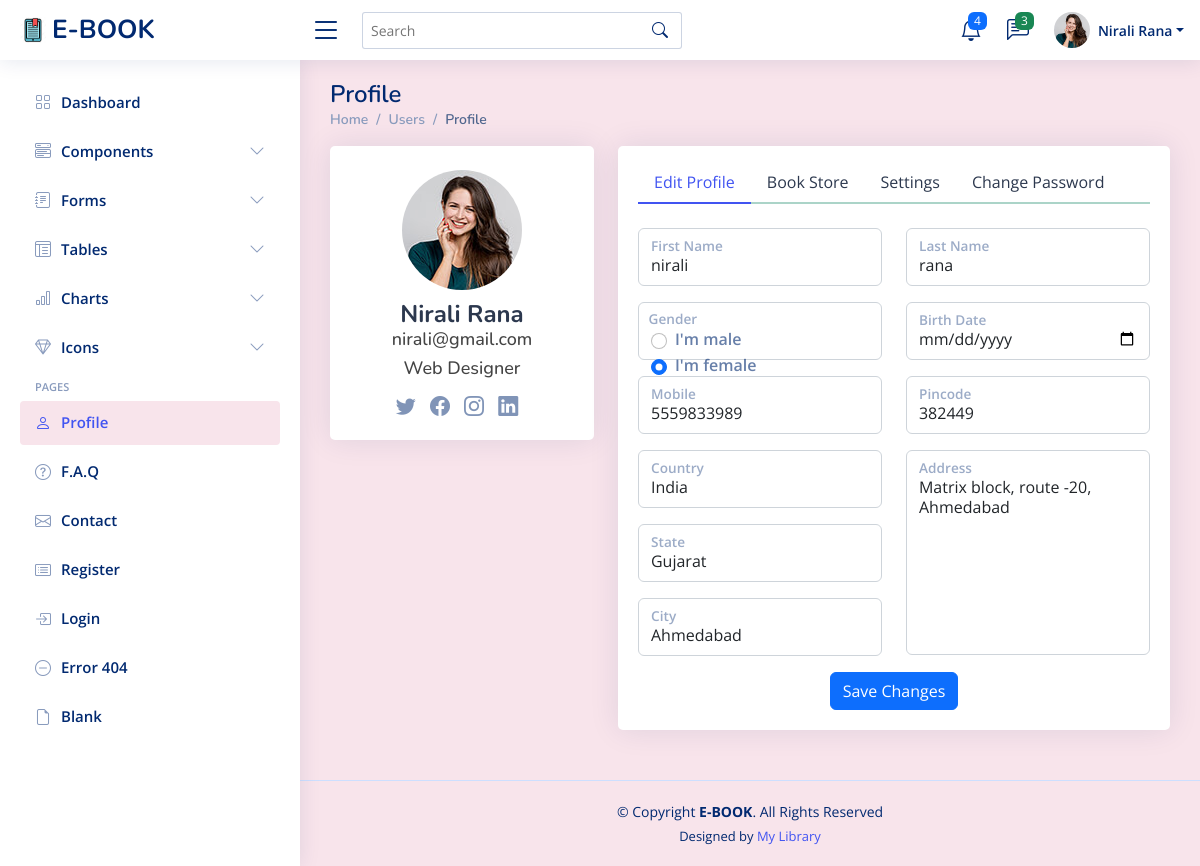
The page /profile_page/ (signed in) on the database its author committed.
### ebook_app/models.py (models this page shows, shortened)
class Profile(models.Model):
    Master = models.ForeignKey(Master, on_delete=models.CASCADE)
    ProfileImage = models.FileField(upload_to='profiles/', default='avatar.png')
    FullName = models.CharField(max_length=25, default='', blank=True)
    Gender = models.CharField(max_length=5, choices=gender_choices)
    BirthDate = models.DateField(auto_created=True, default='1991-01-01')
    Mobile = models.CharField(max_length=10, default='', blank=True)
    Country = models.CharField(max_length=25, default='', blank=True)
    State = models.CharField(max_length=25, default='', blank=True)
    City = models.CharField(max_length=25, default='', blank=True)
    Pincode = models.CharField(max_length=6, default='', blank=True)
    Address = models.TextField(max_length=150, default='', blank=True)
    class Meta:
        db_table = 'profile'

class Master(models.Model):
    UserRole = models.ForeignKey(UserRole, on_delete=models.CASCADE)
    Email = models.EmailField(unique=True)
    Password = models.CharField(max_length=12)
    IsActive = models.BooleanField(default=False)
    RegDate = models.DateTimeField(auto_now_add=True)
    class Meta:
        db_table = 'master'

### ebook_app/views.py (the view)
# urls.py: path('profile_page/', profile_page, name='profile_page'),
def profile_page(request):
    if 'email' in request.session:
        default_data['current_page'] = 'profile_page'
        profile_data(request) # load data
        return render(request, 'profile_page.html', default_data)
    return redirect(login_page)

### ebook_app/templates/profile_page.html (shortened to what this page needs)
{% extends 'base.html' %}
{% load static %}
{% block main_content %}
  <main id="main" class="main">
    <div class="pagetitle">
      <h1>Profile</h1>
      <nav>
        <ol class="breadcrumb">
          <li class="breadcrumb-item"><a href="index.html">Home</a></li>
          <li class="breadcrumb-item">Users</li>
          <li class="breadcrumb-item active">Profile</li>
        </ol>
      </nav>
    </div>
    <section class="section profile">
      <div class="row">
        <div class="col-xl-4">
          <div class="card">
            <div class="card-body profile-card pt-4 d-flex flex-column align-items-center">
              <form class="profile-image-form avatar-block"
                onchange="this.submit()"
                method="post"
                action="{% url 'upload_image' %}"
                uploaded="{% if profile_data.ProfileImage != '' %}true{% else %}false{% endif %}"
                enctype="multipart/form-data">
                <img src="{% if profile_data.ProfileImage != '' %}{{profile_data.ProfileImage.url}}{% else %}{% static 'assets/img/avatar.png' %}{% endif %}" alt="Profile" class="rounded-circle">
              </form>
              <h2 style="text-transform: capitalize;">{% if profile_data.FullName %}{{profile_data.FullName}}{% else %}Guest{% endif %}</h2>
              <h3>{{ profile_data.Master.Email }}</h3>
              <h3>Web Designer</h3>
              <div class="social-links mt-2">
                <a href="#" class="twitter"><i class="bi bi-twitter"></i></a>
                <a href="#" class="facebook"><i class="bi bi-facebook"></i></a>
                <a href="#" class="instagram"><i class="bi bi-instagram"></i></a>
                <a href="#" class="linkedin"><i class="bi bi-linkedin"></i></a>
              </div>
            </div>
          </div>
        </div>
        <div class="col-xl-8">
          <div class="card">
            <div class="card-body pt-3">
              <ul class="nav nav-tabs nav-tabs-bordered">
                <li class="nav-item">
                  <button class="nav-link active" data-bs-toggle="tab" data-bs-target="#profile-edit">Edit Profile</button>
                </li>
                <li class="nav-item">
                  <button class="nav-link" data-bs-toggle="tab" data-bs-target="#book-store">Book Store</button>
                </li>
                <li class="nav-item">
                  <button class="nav-link" data-bs-toggle="tab" data-bs-target="#profile-settings">Settings</button>
                </li>
                <li class="nav-item">
                  <button class="nav-link" data-bs-toggle="tab" data-bs-target="#profile-change-password">Change Password</button>
                </li>
              </ul>
              <div class="tab-content pt-2">
                <div class="tab-pane fade show active profile-edit pt-3" id="profile-edit">
                  <form method="post" class="needs-validation" action="{% url 'update_profile' %}" novalidate>
                    <div class="row mb-3">
                      <div class="col-6">
                        <div class="form-floating">
                          <input type="text" name="first_name" class="form-control" id="firstName" placeholder="FirstName" value="{{profile_data.FirstName}}" required>
                          <label for="firstName">First Name</label>
                        </div>
                      </div>
                      <div class="col-6">
                        <div class="form-floating">
                          <input type="text" name="last_name" class="form-control" id="lastName" placeholder="LastName" value="{{profile_data.LastName}}" required>
                          <label for="lastName">Last Name</label>
                        </div>
                      </div>
                    </div>
                    <div class="row mb-3">
                      <fieldset class="col-6 form-floating">
                        <label style="opacity: .65;
                        transform: scale(.85) translateY(-.6rem) translateX(.85rem);
                    ">Gender</label>
                        <div class="form-control">
                            {% for gc in gender_choices %}
                            <div class="form-check form-check-inline">
                              <input class="form-check-input" type="radio" name="gender" id="gridRadios{{gc.short_text}}" value="{{gc.short_text}}" {% if gc.short_text == profile_data.Gender %}checked{% endif %} required>
                              <label class="form-check-label" for="gridRadios{{gc.short_text}}">
                                I'm {{gc.text}}
                              </label>
                            </div>
                            {% endfor %}
                          </div>
                      </fieldset>
                      <div class="col-6">
                        <div class="form-floating">
                          <input type="date" class="form-control" id="birth_date" name="birth_date" placeholder="BirthDate" value="{{profile_data.BirthDate}}" required>
                          <label for="birth_date">Birth Date</label>
                        </div>
                      </div>
                    </div>
                    <div class="row mb-3">
                      <div class="col-6">
                        <div class="form-floating">
                          <input name="mobile" type="text" class="form-control" id="mobile" placeholder="Mobile" value="{{profile_data.Mobile}}" required>
                          <label for="mobile" class="col-md-4 col-lg-3 col-form-label">Mobile</label>
                        </div>
                      </div>
                      <div class="col-6">
                        <div class="form-floating">
                          <input name="pincode" type="text" class="form-control" id="Pincode" placeholder="Pincode" value="{{profile_data.Pincode}}" required>
                          <label for="Pincode" class="col col-form-label">Pincode</label>
                        </div>
                      </div>
                    </div>
                    <div class="row">
                      <div class="col-6">
                        <div class="form-floating mb-3">
                          <input name="country" type="text" class="form-control" id="Country" placeholder="Country" value="{{profile_data.Country}}" required>
                          <label for="Country" class="col col-form-label">Country</label>
                        </div>
                        <div class="form-floating mb-3">
                          <input name="state" type="text" class="form-control" id="State" placeholder="State" value="{{profile_data.State}}" required>
                          <label for="State" class="col-md-4 col-lg-3 col-form-label">State</label>
                        </div>
                        <div class="form-floating mb-3">
                          <input name="city" type="text" class="form-control" id="City" placeholder="Mobile" value="{{profile_data.City}}" required>
                          <label for="City" class="col-md-4 col-lg-3 col-form-label">City</label>
                        </div>
                      </div>
                      <div class="col-6">
                        <div class="form-floating mb-3">
                          <textarea class="form-control" name="address" style="resize: none; height: 205px;" id="floatingTextarea" placeholder="Address">{{profile_data.Address}}</textarea>
                          <label for="floatingTextarea">Address</label>
                        </div>
                      </div>
                    </div>
                    <div class="text-center">
                      <button type="submit" class="btn btn-primary">Save Changes</button>
                    </div>
                  </form>
                </div>
              </div>
            </div>
          </div>
        </div>
      </div>
    </section>
  </main>
{% endblock %}

### ebook_app/templates/base.html (shortened to what this page needs)
<!DOCTYPE html>
<html lang="en">
{% load static %}
<head>
  <link href="{% static 'assets/vendor/bootstrap/css/bootstrap.min.css' %}" rel="stylesheet">
  <link href="{% static 'assets/vendor/bootstrap-icons/bootstrap-icons.css' %}" rel="stylesheet">
  <link href="{% static 'assets/vendor/boxicons/css/boxicons.min.css' %}" rel="stylesheet">
  <link href="{% static 'assets/vendor/quill/quill.snow.css' %}" rel="stylesheet">
  <link href="{% static 'assets/vendor/quill/quill.bubble.css' %}" rel="stylesheet">
  <link href="{% static 'assets/vendor/remixicon/remixicon.css' %}" rel="stylesheet">
  <link href="{% static 'assets/vendor/simple-datatables/style.css' %}" rel="stylesheet">
  <link href="{% static 'assets/css/style.css' %}" rel="stylesheet">
</head>
<body>
    {% if current_page not in no_header_pages %}
  <header id="header" class="header fixed-top d-flex align-items-center">
    <div class="d-flex align-items-center justify-content-between">
      <a href="index.html" class="logo d-flex align-items-center">
        <img src="{% static 'assets/img/logo.png' %}" alt="">
        <span class="d-none d-lg-block">E-BOOK</span>
      </a>
      <i class="bi bi-list toggle-sidebar-btn"></i>
    </div>
    <div class="search-bar">
      <form class="search-form d-flex align-items-center" method="POST" action="#">
        <input type="text" name="query" placeholder="Search" title="Enter search keyword">
        <button type="submit" title="Search"><i class="bi bi-search"></i></button>
      </form>
    </div>
    <nav class="header-nav ms-auto">
      <ul class="d-flex align-items-center">
        <li class="nav-item dropdown">
          <a class="nav-link nav-icon" href="#" data-bs-toggle="dropdown">
            <i class="bi bi-bell"></i>
            <span class="badge bg-primary badge-number">4</span>
          </a>
        </li>
        <li class="nav-item dropdown">
          <a class="nav-link nav-icon" href="#" data-bs-toggle="dropdown">
            <i class="bi bi-chat-left-text"></i>
            <span class="badge bg-success badge-number">3</span>
          </a>
        </li>
        <li class="nav-item dropdown pe-3">
          <a class="nav-link nav-profile d-flex align-items-center pe-0" href="#" data-bs-toggle="dropdown">
            <img src="{% if profile_data.ProfileImage != '' %}{{profile_data.ProfileImage.url}}{% else %}{% static 'assets/img/avatar.png' %}{% endif %}" alt="Profile" class="rounded-circle">
            <span class="d-none d-md-block dropdown-toggle ps-2" style="text-transform: capitalize;">{% if profile_data.FullName %}{{profile_data.FullName}}{% else %}Guest{% endif %}</span>
          </a>
        </li>
      </ul>
    </nav>
  </header>
  <aside id="sidebar" class="sidebar">
    <ul class="sidebar-nav" id="sidebar-nav">
      <li class="nav-item">
        <a class="nav-link collapsed" href="index.html">
          <i class="bi bi-grid"></i>
          <span>Dashboard</span>
        </a>
      </li>
      <li class="nav-item">
        <a class="nav-link collapsed" data-bs-target="#components-nav" data-bs-toggle="collapse" href="#">
          <i class="bi bi-menu-button-wide"></i><span>Components</span><i class="bi bi-chevron-down ms-auto"></i>
        </a>
      </li>
      <li class="nav-item">
        <a class="nav-link collapsed" data-bs-target="#forms-nav" data-bs-toggle="collapse" href="#">
          <i class="bi bi-journal-text"></i><span>Forms</span><i class="bi bi-chevron-down ms-auto"></i>
        </a>
      </li>
      <li class="nav-item">
        <a class="nav-link collapsed" data-bs-target="#tables-nav" data-bs-toggle="collapse" href="#">
          <i class="bi bi-layout-text-window-reverse"></i><span>Tables</span><i class="bi bi-chevron-down ms-auto"></i>
        </a>
      </li>
      <li class="nav-item">
        <a class="nav-link collapsed" data-bs-target="#charts-nav" data-bs-toggle="collapse" href="#">
          <i class="bi bi-bar-chart"></i><span>Charts</span><i class="bi bi-chevron-down ms-auto"></i>
        </a>
      </li>
      <li class="nav-item">
        <a class="nav-link collapsed" data-bs-target="#icons-nav" data-bs-toggle="collapse" href="#">
          <i class="bi bi-gem"></i><span>Icons</span><i class="bi bi-chevron-down ms-auto"></i>
        </a>
      </li>
      <li class="nav-heading">Pages</li>
      <li class="nav-item">
        <a class="nav-link " href="users-profile.html">
          <i class="bi bi-person"></i>
          <span>Profile</span>
        </a>
      </li>
      <li class="nav-item">
        <a class="nav-link collapsed" href="pages-faq.html">
          <i class="bi bi-question-circle"></i>
          <span>F.A.Q</span>
        </a>
      </li>
      <li class="nav-item">
        <a class="nav-link collapsed" href="pages-contact.html">
          <i class="bi bi-envelope"></i>
          <span>Contact</span>
        </a>
      </li>
      <li class="nav-item">
        <a class="nav-link collapsed" href="pages-register.html">
          <i class="bi bi-card-list"></i>
          <span>Register</span>
        </a>
      </li>
      <li class="nav-item">
        <a class="nav-link collapsed" href="pages-login.html">
          <i class="bi bi-box-arrow-in-right"></i>
          <span>Login</span>
        </a>
      </li>
      <li class="nav-item">
        <a class="nav-link collapsed" href="pages-error-404.html">
          <i class="bi bi-dash-circle"></i>
          <span>Error 404</span>
        </a>
      </li>
      <li class="nav-item">
        <a class="nav-link collapsed" href="pages-blank.html">
          <i class="bi bi-file-earmark"></i>
          <span>Blank</span>
        </a>
      </li>
    </ul>
  </aside>
  {% endif %}
    {% block main_content %}
    {% endblock %}
    {% if current_page not in no_header_pages %}
 <footer id="footer" class="footer">
    <div class="copyright">
      &copy; Copyright <strong><span>E-BOOK</span></strong>. All Rights Reserved
    </div>
    <div class="credits">
      Designed by <a href="https://bootstrapmade.com/">My Library</a>
    </div>
  </footer>
  {% endif %}
</body>
</html>

### rows shown on the page
Profile: ProfileImage (picture), FullName "Nirali Rana", Master.Email "nirali@gmail.com", first_name "nirali", last_name "rana", Gender "☐ I'm male" "☑ I'm female", mobile "5559833989", pincode "382449", country "India", state "Gujarat", city "Ahmedabad", address "Matrix block, route -20, Ahmedabad"

### other values the page prints
{{ gc.text }} "male" "female"
